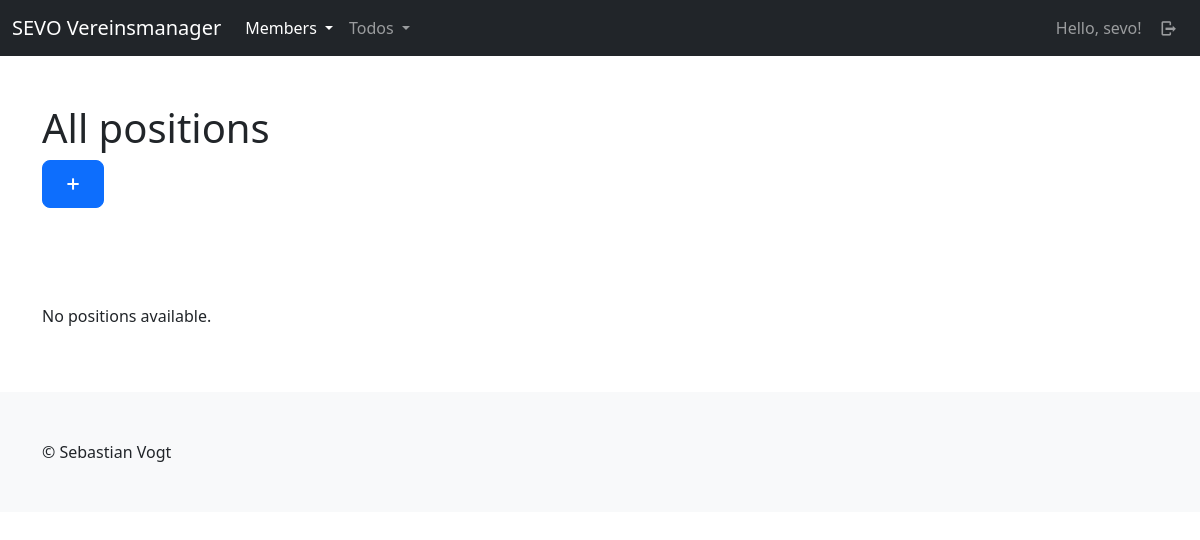
Page /mbrs/positions/ (signed in) on the earlier database version.
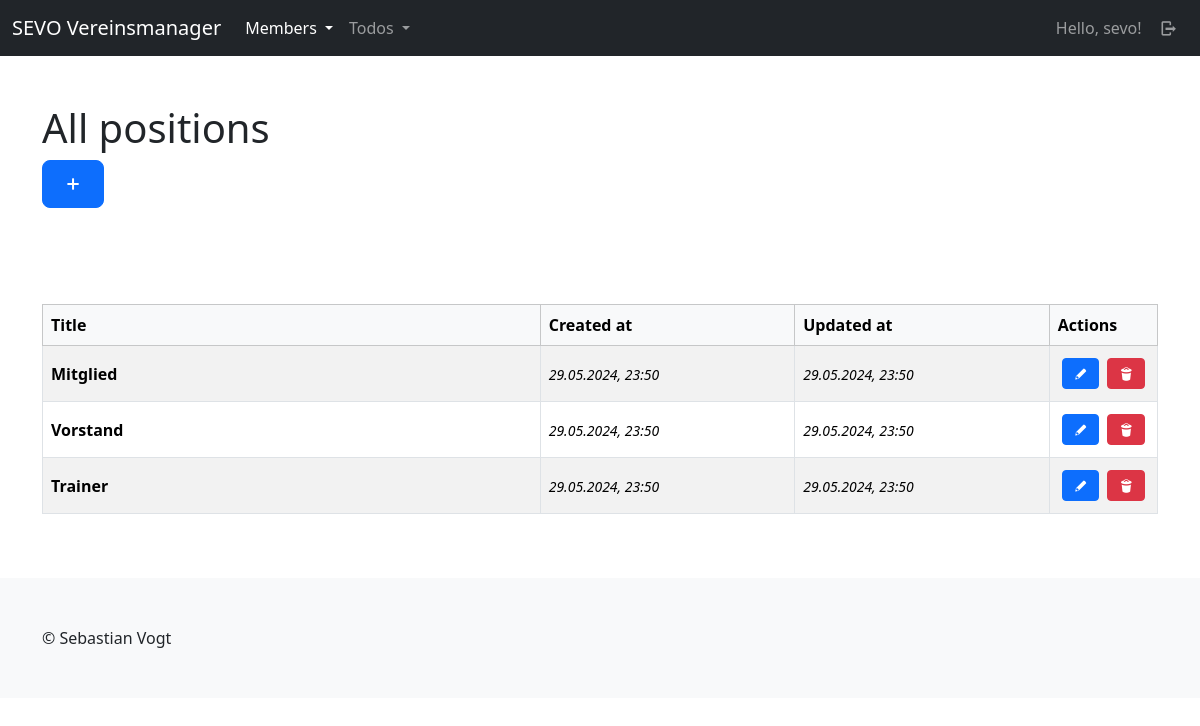
Same page on the later database version.
### members/models.py (models this page shows, shortened)
class Position(models.Model):
    title = models.CharField(max_length=100, unique=True)
    created_at = models.DateTimeField(auto_now=True)
    updated_at = models.DateTimeField(auto_now_add=True)
    class Meta:
        ordering = ["-updated_at"]

### members/views/positions.py (the view)
# urls.py: path("positions/", positions.index, name="members-position-index"),
@login_required(login_url="sevo-auth-login")
def index(request):
    positions = models.Position.objects.all()
    return render(request, "members/position/index.html", {
        "title": _("All positions"),
        "positions": positions
    })

### members/templates/members/position/index.html (shortened to what this page needs)
{% extends "base_main.html" %}
{% load i18n %}
{% load static %}
{% block header %}
    <div class="container py-5">
        <div class="row">
            <div class="col-lg-12">
                <h1>{{ title }}</h1>
                <a class="btn btn-primary btn-lg" href="{% url "members-position-create" %}"><i class="demo-icon icon-plus"></i></a>
            </div>
        </div>
    </div>
{% endblock %}
{% block main %}
    {% if positions %}
    <div>
        {% include "members/position/partials/_list_table.html" %}
    </div>
    {% else %}
        <p>
            {% trans "No positions available." %}
        </p>
    {% endif %}
{%  endblock %}

### members/templates/members/position/partials/_list_table.html
{% load i18n %}
<div class="table-responsive">
    <table class="table table-bordered align-middle table-striped">
        <thead class="table-light">
        <tr>
            <th scope="col">{% trans "Title" %}</th>
            <th scope="col">{% trans "Created at" %}</th>
            <th scope="col">{% trans "Updated at" %}</th>
            <th scope="col">{% trans "Actions" %}</th>
        </tr>
        </thead>
        <tbody>
            {% for position in positions %}
                <tr>
                    <th scope="row" class="w-50">
                        {{ position.title }}
                    </th>
                    <td class="w-25"><time><small><i>{{ position.created_at|date:"d.m.Y, H:i" }}</i></small></time></td>
                    <td class="w-25"><time><small><i>{{ position.updated_at|date:"d.m.Y, H:i" }}</i></small></time></td>
                    <td class="w-auto">
                        <div class="d-flex justify-content-center align-content-center">
                            <a class="btn btn-primary btn-sm d-block m-1" href="{% url "members-position-update" id=position.id %}"><i class="demo-icon icon-pencil"></i></a>
                            <a class="btn btn-danger btn-sm d-block m-1" href="{% url "members-position-delete" id=position.id %}"><i class="demo-icon icon-trash"></i></a>
                        </div>
                    </td>
                </tr>
            {% endfor %}
        </tbody>
    </table>
</div>

Differences in the rows shown:
added Position: title "Mitglied", created_at "29.05.2024, 23:50", updated_at "29.05.2024, 23:50"
added Position: title "Vorstand", created_at "29.05.2024, 23:50", updated_at "29.05.2024, 23:50"
added Position: title "Trainer", created_at "29.05.2024, 23:50", updated_at "29.05.2024, 23:50"
Other differences:
text no longer shown: "No positions available."
text now shown: "Title Created at Updated at Actions"
